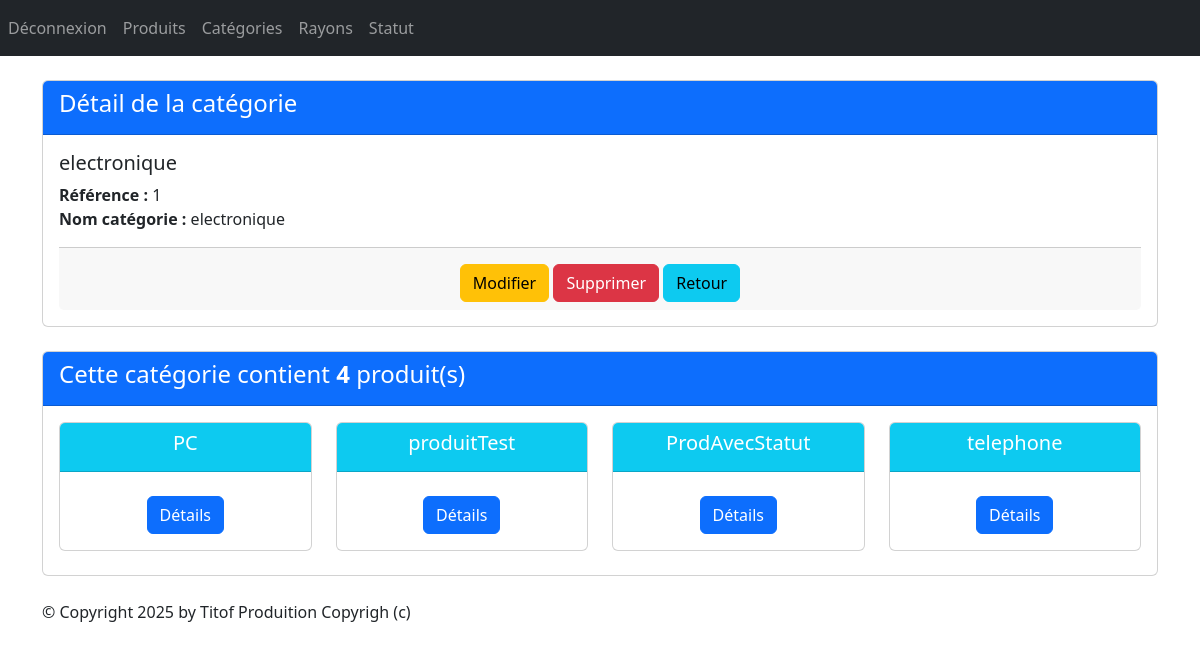
The page /monApp/Categorie/1/ (signed in) on the database its author committed.
### monApp/models.py (models this page shows, shortened)
class Categorie(models.Model):
    idCat = models.AutoField(primary_key=True)
    nomCat = models.CharField(max_length=100)

class Produit(models.Model):
    refProd = models.AutoField(primary_key=True)
    intituleProd = models.CharField(max_length=200)
    prixUnitaireProd = models.DecimalField(max_digits=10, decimal_places=2)
    dateDeFabrication = models.DateField(default=date.today)
    categorie = models.ForeignKey(Categorie, on_delete=models.CASCADE, related_name="produits",null=True, blank=True)
    statut=models.ForeignKey(Statut,on_delete=models.CASCADE, related_name="produits",null=True, blank=True)

### monApp/views.py (the view)
# urls.py: path("Categorie/<pk>/" ,views.CategorieDetailView.as_view(), name="dtl_cat"),
class CategorieDetailView(DetailView):
    model = Categorie
    template_name = "monApp/detail_categorie.html"
    context_object_name = "cat"
    def get_queryset(self):
        return Categorie.objects.annotate(nb_produits=Count('produits'))
    def get_context_data(self, **kwargs):
        context = super(CategorieDetailView, self).get_context_data(**kwargs)
        context['titremenu'] = "Détail de la catégorie"
        context['prdts'] = self.object.produits.all()
        return context

### monApp/templates/monApp/detail_categorie.html
{% extends 'monApp/base.html' %}
{% block contenu %}
<div class="card mb-4">
    <div class="card-header bg-primary text-white">
        <h4>Détail de la catégorie</h4>
    </div>
    <div class="card-body">
        <h5 class="card-title">{{ cat.nomCat }}</h5>
        <ul class="list-unstyled">
            <li><strong>Référence :</strong> {{ cat.idCat }}</li>
            <li><strong>Nom catégorie :</strong> {{ cat.nomCat }}</li>
        </ul>
        <div class="card-footer text-center">
            <a href="{% url 'cat-chng' cat.idCat %}" class="btn btn-warning mt-2">Modifier</a>
            <a href="{% url 'dlt-cat' cat.idCat %}" class="btn btn-danger mt-2">Supprimer</a>
            <a href="{% url 'lst_cat'%}" class="btn btn-info mt-2">Retour</a>
        </div>
    </div>
</div>
<div class="card mb-4">
    <div class="card-header bg-primary text-white">
        <h4>Cette catégorie contient <strong>{{ cat.nb_produits }}</strong> produit(s)</h4>
    </div>
    <div class="card-body">
        <div class="row">
            {% if prdts %}
            {% for prdt in prdts %}
            <div class="col-sm-3">
                <div class="card mb-2 text-center">
                    <div class="card-header bg-info text-white">
                        <h5 class="card-title">{{ prdt.intituleProd }}</h5>
                    </div>
                    <div class="card-body">
                        <a href="{% url 'dtl_prdt' prdt.refProd %}" class="btn btn-primary mt-2">Détails</a>
                    </div>
                </div>
            </div>
            {% endfor %}
            {% else %}
            <p class="text-muted">Aucun produit trouvé pour cette catégorie.</p>
            {% endif %}
        </div>
    </div>
</div>
{% endblock %}

### rows shown on the page
Categorie: nomCat "electronique", idCat "1", nb_produits "4"
Produit: intituleProd "PC"
Produit: intituleProd "produitTest"
Produit: intituleProd "ProdAvecStatut"
Produit: intituleProd "telephone"
